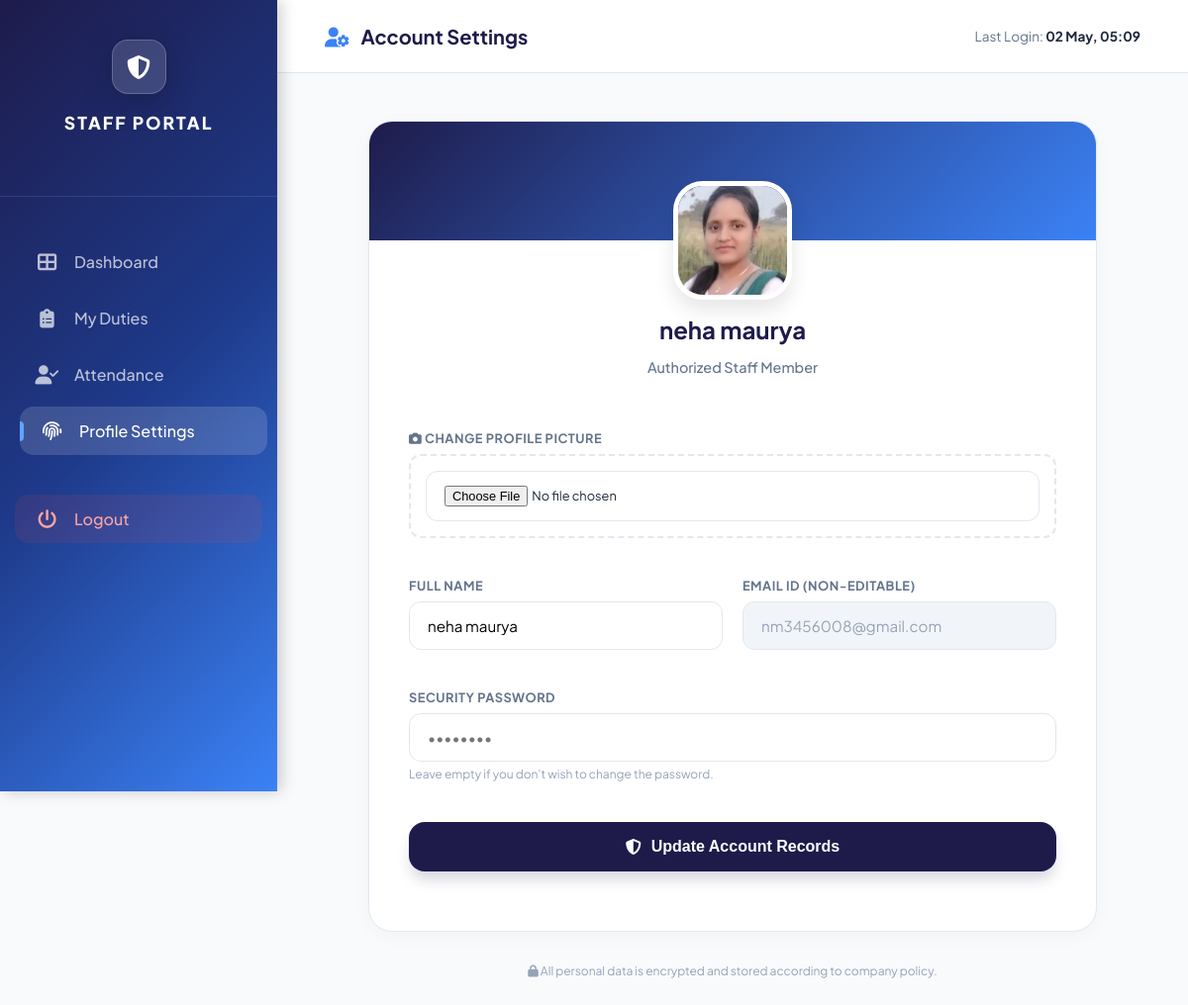
Page /employee/profile.php (signed in) on the committed database.
### tables this page shows
CREATE TABLE `employees` (
  `id` int(11) NOT NULL,
  `name` varchar(100) DEFAULT NULL,
  `email` varchar(100) DEFAULT NULL,
  `role` varchar(50) DEFAULT NULL,
  `centre` varchar(100) DEFAULT NULL,
  `password` varchar(255) DEFAULT NULL,
  `photo` varchar(255) DEFAULT NULL,
  `created_at` timestamp NOT NULL DEFAULT current_timestamp()
);

### employee/profile.php (the view, shortened to what this page needs)
<?php
include("../config.php");
$emp_id = $_SESSION['emp_id'];
$query = mysqli_query($conn, "SELECT * FROM employees WHERE id = '$emp_id'");
$user = mysqli_fetch_assoc($query);
?>
<!DOCTYPE html>
<html lang="en">
<head>
    <link rel="stylesheet" href="https://cdnjs.cloudflare.com/ajax/libs/font-awesome/6.4.0/css/all.min.css">
</head>
<body>
    <?php include("sidebar.php"); ?>
    <div class="main-content">
        <header class="page-header">
            <h2><i class="fas fa-user-gear" style="color: var(--primary-blue); margin-right: 8px;"></i> Account Settings</h2>
            <div style="font-size: 0.85rem; color: #64748b;">
                Last Login: <span style="font-weight: 700; color: #1e293b;"><?php echo date('d M, H:i'); ?></span>
            </div>
        </header>
        <div class="container">
            <div class="settings-card">
                <div class="profile-summary">
                    <div class="avatar-box">
                        <img src="../image/<?php echo $user['photo']; ?>" class="profile-img" onerror="this.src='https://ui-avatars.com/api/?name=<?php echo $user['name']; ?>&background=random'">
                    </div>
                    <h2 style="margin: 0; color: var(--dark-indigo);"><?php echo htmlspecialchars($user['name']); ?></h2>
                    <p style="color: #64748b; font-size: 0.9rem; font-weight: 500;">Authorized Staff Member</p>
                </div>
                <form method="POST" enctype="multipart/form-data" class="form-body">
                    <div class="form-grid">
                        <div class="form-group full-width">
                            <label><i class="fas fa-camera"></i> Change Profile Picture</label>
                            <div class="file-upload-box">
                                <input type="file" name="photo" accept="image/*" style="font-size: 0.8rem;">
                            </div>
                        </div>
                        <div class="form-group">
                            <label>Full Name</label>
                            <input type="text" name="name" value="<?php echo htmlspecialchars($user['name']); ?>" required>
                        </div>
                        <div class="form-group">
                            <label>Email ID (Non-editable)</label>
                            <input type="email" value="<?php echo $user['email']; ?>" disabled>
                        </div>
                        <div class="form-group full-width">
                            <label>Security Password</label>
                            <input type="password" name="password" placeholder="••••••••" autocomplete="new-password">
                            <small style="color: #94a3b8; font-size: 0.75rem;">Leave empty if you don't wish to change the password.</small>
                        </div>
                        <div class="form-group full-width">
                            <button type="submit" name="update_profile" class="save-btn">
                                <i class="fas fa-shield-halved"></i> Update Account Records
                            </button>
                        </div>
                    </div>
                </form>
            </div>
            <p style="text-align: center; color: #94a3b8; font-size: 0.75rem; margin-top: 2rem;">
                <i class="fas fa-lock"></i> All personal data is encrypted and stored according to company policy.
            </p>
        </div>
    </div>
</body>
</html>

### employee/profile.php (style rules this page uses)
:root { --primary-blue: #3b82f6; --dark-indigo: #1e1b4b; --success: #10b981; --bg-gray: #f8fafc; --sidebar-width: 280px; }
* { box-sizing: border-box; transition: all 0.2s ease; }
body { font-family: 'Plus Jakarta Sans', sans-serif; background: var(--bg-gray); margin: 0; padding: 0; color: #1e293b; display: flex; min-height: 100vh; }
.main-content { flex: 1; margin-left: var(--sidebar-width); width: calc(100% - var(--sidebar-width)); }
.page-header { background: #fff; padding: 1.5rem 3rem; display: flex; justify-content: space-between; align-items: center; border-bottom: 1px solid #e2e8f0; position: sticky; top: 0; z-index: 100; }
.page-header h2 { margin: 0; font-size: 1.25rem; font-weight: 700; color: var(--dark-indigo); }
.container { max-width: 800px; margin: 3rem auto; padding: 0 2rem; }
.settings-card { background: #ffffff; border-radius: 24px; overflow: hidden; box-shadow: 0 4px 20px rgba(0,0,0,0.03); border: 1px solid #e2e8f0; }
.profile-summary { text-align: center; margin-top: -60px; padding: 0 40px 20px; }
.avatar-box { position: relative; width: 120px; height: 120px; margin: 0 auto 15px; }
.profile-img { width: 120px; height: 120px; border-radius: 30px; object-fit: cover; border: 5px solid #fff; box-shadow: 0 10px 20px rgba(0,0,0,0.1); }
.form-body { padding: 20px 40px 40px; }
.form-grid { display: grid; grid-template-columns: 1fr 1fr; gap: 20px; }
.form-group { margin-bottom: 20px; }
.full-width { grid-column: span 2; }
.form-group label { display: block; font-size: 0.8rem; font-weight: 700; margin-bottom: 8px; color: #64748b; text-transform: uppercase; letter-spacing: 0.5px; }
.form-group input { width: 100%; padding: 14px 18px; border: 1px solid #e2e8f0; border-radius: 12px; font-size: 0.95rem; font-family: inherit; background: #fff; }
.form-group input:disabled { background: #f1f5f9; color: #94a3b8; cursor: not-allowed; }
.file-upload-box { border: 2px dashed #e2e8f0; padding: 15px; border-radius: 12px; text-align: center; cursor: pointer; }
.save-btn { background: var(--dark-indigo); color: white; padding: 16px; border: none; border-radius: 16px; cursor: pointer; width: 100%; font-size: 1rem; font-weight: 700; display: flex; align-items: center; justify-content: center; gap: 10px; box-shadow: 0 10px 15px -3px rgba(30, 27, 75, 0.2); }

### employee/sidebar.php (style rules this page uses)
:root { --gradient-1: #1e3a8a; --gradient-2: #3b82f6; --gradient-3: #1e1b4b; --sidebar-width: 280px; --transition: all 0.4s cubic-bezier(0.4, 0, 0.2, 1); }

### rows in the picture
employees: photo (picture), name "neha maurya", email "nm3456008@gmail.com"
